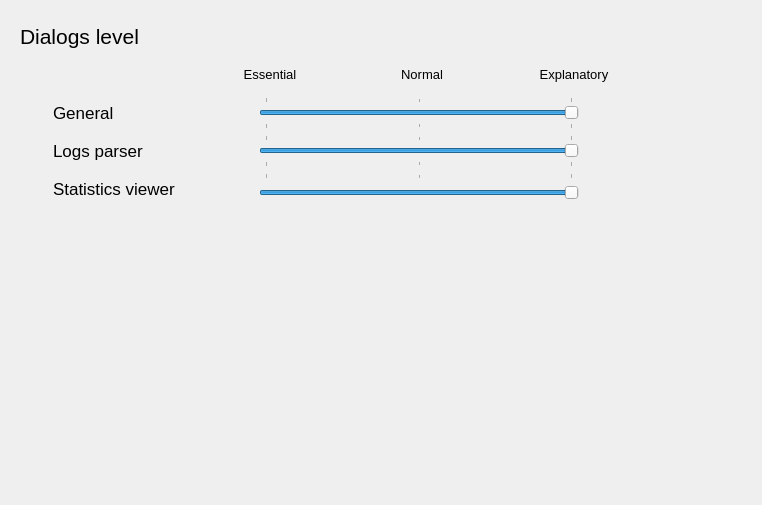
              <widget class="QWidget" name="tab_ConfDialogs">
               <attribute name="title">
                <string>Dialogs</string>
               </attribute>
               <layout class="QVBoxLayout" name="verticalLayout_11">
                <item>
                 <widget class="QFrame" name="frame_ConfDialogs_Level_1">
                  <property name="minimumSize">
                   <size>
                    <width>560</width>
                    <height>0</height>
                   </size>
                  </property>
                  <layout class="QGridLayout" name="gridLayout_49">
                   <item row="0" column="0" colspan="5">
                    <widget class="QLabel" name="label_ConfDialogs_Level">
                     <property name="minimumSize">
                      <size>
                       <width>180</width>
                       <height>32</height>
                      </size>
                     </property>
                     <property name="maximumSize">
                      <size>
                       <width>16777215</width>
                       <height>32</height>
                      </size>
                     </property>
                     <property name="font">
                      <font>
                       <pointsize>16</pointsize>
                      </font>
                     </property>
                     <property name="toolTip">
                      <string>Define the quantity of dialog mesages shown</string>
                     </property>
                     <property name="text">
                      <string>Dialogs level</string>
                     </property>
                    </widget>
                   </item>
                   <item row="1" column="0">
                    <spacer name="spacer_ConfDialogs_Level_2">
                     <property name="orientation">
                      <enum>Qt::Horizontal</enum>
                     </property>
                     <property name="sizeType">
                      <enum>QSizePolicy::Fixed</enum>
                     </property>
                     <property name="sizeHint" stdset="0">
                      <size>
                       <width>180</width>
                       <height>18</height>
                      </size>
                     </property>
                    </spacer>
                   </item>
                   <item row="1" column="1">
                    <widget class="QLabel" name="label_ConfDialogs_Essential">
                     <property name="minimumSize">
                      <size>
                       <width>128</width>
                       <height>24</height>
                      </size>
                     </property>
                     <property name="maximumSize">
                      <size>
                       <width>128</width>
                       <height>32</height>
                      </size>
                     </property>
                     <property name="font">
                      <font>
                       <pointsize>10</pointsize>
                      </font>
                     </property>
                     <property name="toolTip">
                      <string>Reduced quantity of dialog messages shown</string>
                     </property>
                     <property name="text">
                      <string>Essential</string>
                     </property>
                     <property name="alignment">
                      <set>Qt::AlignBottom|Qt::AlignHCenter</set>
                     </property>
                    </widget>
                   </item>
                   <item row="1" column="2">
                    <widget class="QLabel" name="label_ConfDialogs_Normal">
                     <property name="minimumSize">
                      <size>
                       <width>164</width>
                       <height>24</height>
                      </size>
                     </property>
                     <property name="maximumSize">
                      <size>
                       <width>164</width>
                       <height>32</height>
                      </size>
                     </property>
                     <property name="font">
                      <font>
                       <pointsize>10</pointsize>
                      </font>
                     </property>
                     <property name="toolTip">
                      <string>Normal quantity of dialog messages shown</string>
                     </property>
                     <property name="text">
                      <string>Normal</string>
                     </property>
                     <property name="alignment">
                      <set>Qt::AlignBottom|Qt::AlignHCenter</set>
                     </property>
                    </widget>
                   </item>
                   <item row="1" column="3">
                    <widget class="QLabel" name="label_ConfDialogs_Explanatory">
                     <property name="minimumSize">
                      <size>
                       <width>128</width>
                       <height>24</height>
                      </size>
                     </property>
                     <property name="maximumSize">
                      <size>
                       <width>128</width>
                       <height>32</height>
                      </size>
                     </property>
                     <property name="font">
                      <font>
                       <pointsize>10</pointsize>
                      </font>
                     </property>
                     <property name="toolTip">
                      <string>Augmented quantity of dialog messages shown</string>
                     </property>
                     <property name="text">
                      <string>Explanatory</string>
                     </property>
                     <property name="alignment">
                      <set>Qt::AlignBottom|Qt::AlignHCenter</set>
                     </property>
                    </widget>
                   </item>
                   <item row="1" column="4" rowspan="2">
                    <spacer name="spacer_ConfDialogs_Level_1">
                     <property name="orientation">
                      <enum>Qt::Horizontal</enum>
                     </property>
                     <property name="sizeHint" stdset="0">
                      <size>
                       <width>98</width>
                       <height>138</height>
                      </size>
                     </property>
                    </spacer>
                   </item>
                   <item row="2" column="0" colspan="4">
                    <widget class="QFrame" name="frame_ConfDialogs_Level_2">
                     <layout class="QGridLayout" name="gridLayout_47">
                      <item row="0" column="0" rowspan="3">
                       <spacer name="spacer_ConfDialogs_Level_3">
                        <property name="orientation">
                         <enum>Qt::Horizontal</enum>
                        </property>
                        <property name="sizeType">
                         <enum>QSizePolicy::Fixed</enum>
                        </property>
                        <property name="sizeHint" stdset="0">
                         <size>
                          <width>16</width>
                          <height>93</height>
                         </size>
                        </property>
                       </spacer>
                      </item>
                      <item row="0" column="1">
                       <widget class="QLabel" name="label_ConfDialogs_General">
                        <property name="minimumSize">
                         <size>
                          <width>192</width>
                          <height>32</height>
                         </size>
                        </property>
                        <property name="maximumSize">
                         <size>
                          <width>192</width>
                          <height>32</height>
                         </size>
                        </property>
                        <property name="font">
                         <font>
                          <pointsize>13</pointsize>
                         </font>
                        </property>
                        <property name="toolTip">
                         <string>Dialogs from the main processes</string>
                        </property>
                        <property name="text">
                         <string>General</string>
                        </property>
                       </widget>
                      </item>
                      <item row="0" column="2">
                       <widget class="QSlider" name="slider_ConfDialogs_General">
                        <property name="minimumSize">
                         <size>
                          <width>320</width>
                          <height>24</height>
                         </size>
                        </property>
                        <property name="maximumSize">
                         <size>
                          <width>320</width>
                          <height>32</height>
                         </size>
                        </property>
                        <property name="maximum">
                         <number>2</number>
                        </property>
                        <property name="value">
                         <number>2</number>
                        </property>
                        <property name="sliderPosition">
                         <number>2</number>
                        </property>
                        <property name="orientation">
                         <enum>Qt::Horizontal</enum>
                        </property>
                        <property name="tickPosition">
                         <enum>QSlider::TicksBothSides</enum>
                        </property>
                        <property name="tickInterval">
                         <number>1</number>
                        </property>
                       </widget>
                      </item>
                      <item row="0" column="3" rowspan="3">
                       <spacer name="spacer_ConfDialogs_Level_4">
                        <property name="orientation">
                         <enum>Qt::Horizontal</enum>
                        </property>
                        <property name="sizeType">
                         <enum>QSizePolicy::Fixed</enum>
                        </property>
                        <property name="sizeHint" stdset="0">
                         <size>
                          <width>40</width>
                          <height>93</height>
                         </size>
                        </property>
                       </spacer>
                      </item>
                      <item row="1" column="1">
                       <widget class="QLabel" name="label_ConfDialogs_Logs">
                        <property name="minimumSize">
                         <size>
                          <width>192</width>
                          <height>32</height>
                         </size>
                        </property>
                        <property name="maximumSize">
                         <size>
                          <width>192</width>
                          <height>32</height>
                         </size>
                        </property>
                        <property name="font">
                         <font>
                          <pointsize>13</pointsize>
                         </font>
                        </property>
                        <property name="toolTip">
                         <string>Dialogs emitted when parsing logs</string>
                        </property>
                        <property name="text">
                         <string>Logs parser</string>
                        </property>
                       </widget>
                      </item>
                      <item row="1" column="2">
                       <widget class="QSlider" name="slider_ConfDialogs_Logs">
                        <property name="minimumSize">
                         <size>
                          <width>320</width>
                          <height>24</height>
                         </size>
                        </property>
                        <property name="maximumSize">
                         <size>
                          <width>320</width>
                          <height>32</height>
                         </size>
                        </property>
                        <property name="maximum">
                         <number>2</number>
                        </property>
                        <property name="value">
                         <number>2</number>
                        </property>
                        <property name="sliderPosition">
                         <number>2</number>
                        </property>
                        <property name="orientation">
                         <enum>Qt::Horizontal</enum>
                        </property>
                        <property name="tickPosition">
                         <enum>QSlider::TicksBothSides</enum>
                        </property>
                        <property name="tickInterval">
                         <number>1</number>
                        </property>
                       </widget>
                      </item>
                      <item row="2" column="1">
                       <widget class="QLabel" name="label_ConfDialogs_Stats">
                        <property name="minimumSize">
                         <size>
                          <width>192</width>
                          <height>32</height>
                         </size>
                        </property>
                        <property name="maximumSize">
                         <size>
                          <width>192</width>
                          <height>32</height>
                         </size>
                        </property>
                        <property name="font">
                         <font>
                          <pointsize>13</pointsize>
                         </font>
                        </property>
                        <property name="toolTip">
                         <string>Dialogs emitted when viewing statistics</string>
                        </property>
                        <property name="text">
                         <string>Statistics viewer</string>
                        </property>
                       </widget>
                      </item>
                      <item row="2" column="2">
                       <widget class="QSlider" name="slider_ConfDialogs_Stats">
                        <property name="minimumSize">
                         <size>
                          <width>320</width>
                          <height>24</height>
                         </size>
                        </property>
                        <property name="maximumSize">
                         <size>
                          <width>320</width>
                          <height>32</height>
                         </size>
                        </property>
                        <property name="maximum">
                         <number>2</number>
                        </property>
                        <property name="value">
                         <number>2</number>
                        </property>
                        <property name="sliderPosition">
                         <number>2</number>
                        </property>
                        <property name="orientation">
                         <enum>Qt::Horizontal</enum>
                        </property>
                        <property name="tickPosition">
                         <enum>QSlider::TicksAbove</enum>
                        </property>
                        <property name="tickInterval">
                         <number>1</number>
                        </property>
                       </widget>
                      </item>
                     </layout>
                    </widget>
                   </item>
                  </layout>
                 </widget>
                </item>
                <item>
                 <spacer name="spacer_ConfDialogs_1">
                  <property name="orientation">
                   <enum>Qt::Vertical</enum>
                  </property>
                  <property name="sizeHint" stdset="0">
                   <size>
                    <width>718</width>
                    <height>271</height>
                   </size>
                  </property>
                 </spacer>
                </item>
               </layout>
              </widget>
